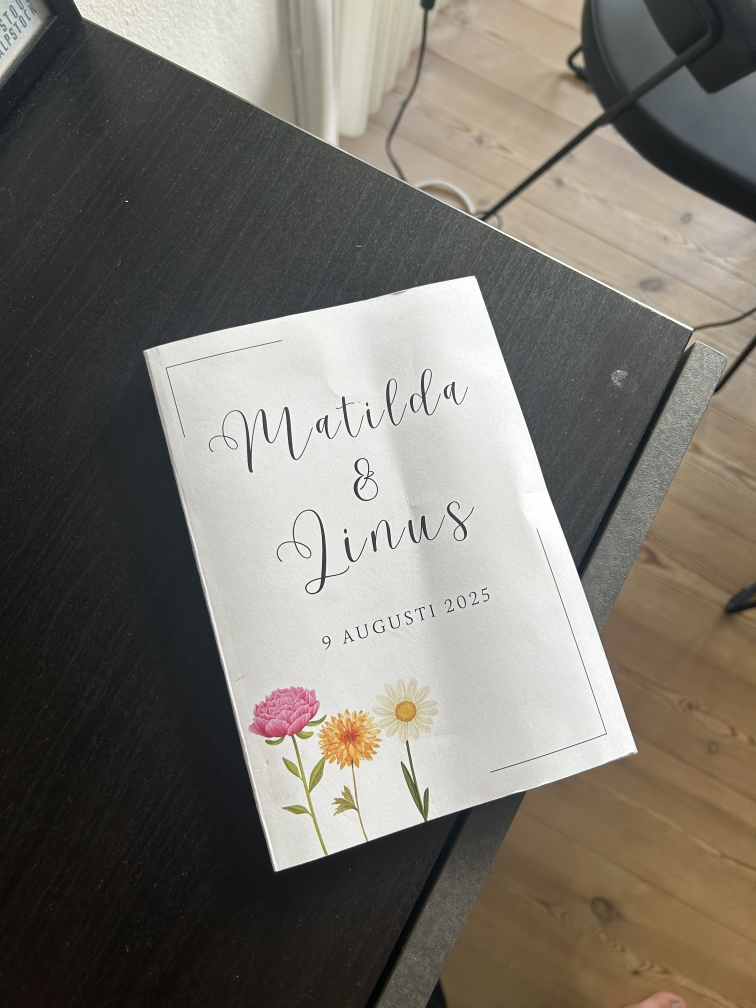
#> input picture test_image.jpg, 3024 x 4032 px (shown at 1/4 size)
$ python main.py --image test_image.jpg
#> lines starting #> are read from the running program, lines starting #| are printed output that depends on the picture; after the words box and inside, x2 and y2 are one past the last pixel; in counts of white or black regions, pixels touching at a corner belong together
### transform.py
import numpy as np
import cv2

def order_points(pts):
    rectangle = np.zeros((4, 2), dtype="float32")

    sum_points = pts.sum(axis = 1)
    diff_points = np.diff(pts, axis=1)

    rectangle[0] = pts[np.argmin(sum_points)]
    rectangle[1] = pts[np.argmin(diff_points)]
    rectangle[2] = pts[np.argmax(sum_points)]
    rectangle[3] = pts[np.argmax(diff_points)]

    return rectangle

def four_point_transform(image, pts):
    rectangle = order_points(pts)
    (tl, tr, br ,bl) = rectangle

    widthA = np.sqrt(((br[0] - bl[0]) ** 2) + ((br[1] - bl[1]) ** 2))
    widthB = np.sqrt(((tr[0] - tl[0]) ** 2) + ((tr[1] - tl[1]) ** 2))
    maxWidth = max(int(widthA), int(widthB))

    heightA = np.sqrt(((tr[0] - br[0]) ** 2) + ((tr[1] - br[1]) ** 2))
    heightB = np.sqrt(((tl[0] - bl[0]) ** 2) + ((tl[1] - bl[1]) ** 2))
    maxHeight = max(int(heightA), int(heightB))

    dst = np.array([
		[0, 0],
		[maxWidth - 1, 0],
		[maxWidth - 1, maxHeight - 1],
		[0, maxHeight - 1]], dtype = "float32")

    transform_matrix = cv2.getPerspectiveTransform(rectangle, dst)
    warped = cv2.warpPerspective(image, transform_matrix, (maxWidth, maxHeight))

    return warped

### main.py
# imports
import numpy as np
import argparse
import cv2
import imutils
from skimage.filters import threshold_local
from transform import *

NEW_IMAGE_SIZE = 500
EPS_FACTORS = [0.02, 0.03, 0.04, 0.05]
DOCUMENT_NBR_POINTS = 4

# enabling CLI argument, no hardcoded paths needed
ap = argparse.ArgumentParser()
ap.add_argument("-i", "--image", required = True,
	help = "Path to the image to be scanned")
args = vars(ap.parse_args())

# load image, clone, compute ratio and resize
image = cv2.imread(args["image"])
#> image is the input picture: shape (4032, 3024, 3); mean B, G, R 107.4, 115.6, 120
if image is None:
    raise FileNotFoundError(f"Could not load image: {args['image']}")
original = image.copy()
ratio = image.shape[0] / float(NEW_IMAGE_SIZE)
#> ratio = 8.06
image = imutils.resize(image, height=NEW_IMAGE_SIZE)
#> image: shape (500, 375, 3)

# convert to grayscale, Gaussian Blur, Canny-Edge Detection
gray_image = cv2.cvtColor(image, cv2.COLOR_BGR2GRAY)
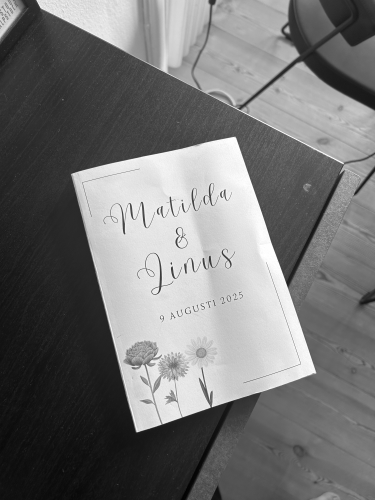
#> gray_image: shape (500, 375); min 2, max 255, mean 116
gray_image = cv2.GaussianBlur(gray_image, (5,5), 0)
edge_image = cv2.Canny(gray_image, 75, 200)
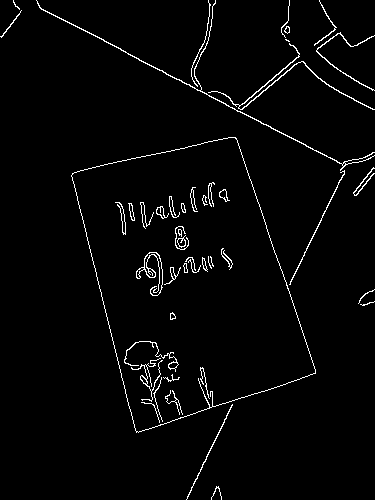
#> edge_image: shape (500, 375); 2.5% white in thin lines or dots

# find all contours based on copy of edge_image, take the 5 largest based on area
contours = cv2.findContours(edge_image.copy(), cv2.RETR_LIST, cv2.CHAIN_APPROX_SIMPLE)
#> contours = 64 contours, 29 with area under 20; largest, box (x1, y1, x2, y2) and area: (71, 137, 316, 433) 46432, (71, 137, 316, 433) 46418, (36, 0, 375, 171) 189, (208, 43, 375, 110) 160, (136, 252, 163, 296) 77
contours = imutils.grab_contours(contours)
contours = sorted(contours, key=cv2.contourArea, reverse=True)[:5]
#> contours = 5 contours; box (x1, y1, x2, y2) and area: (71, 137, 316, 433) 46432, (71, 137, 316, 433) 46418, (36, 0, 375, 171) 189, (208, 43, 375, 110) 160, (136, 252, 163, 296) 77

document_contour = None

for c in contours:
    for eps in EPS_FACTORS:
        perimeter = cv2.arcLength(c, True)
        approx = cv2.approxPolyDP(c, eps*perimeter, True)

        if len(approx) == DOCUMENT_NBR_POINTS:
            document_contour = approx
            break

    if document_contour is not None:
        break
#> this loop made 1 pass

cv2.drawContours(image, [document_contour], -1, (0, 0, 255), 2)
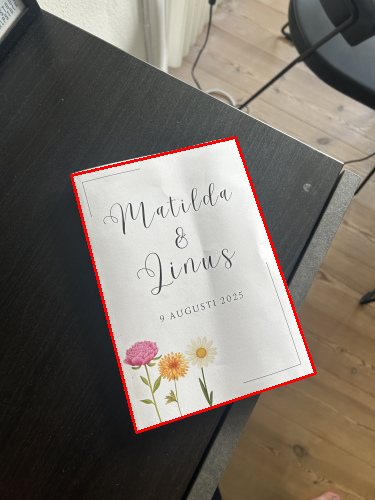
#> image: shape (500, 375, 3); mean B, G, R 105.1, 113.3, 120.9

warped_image = four_point_transform(original, document_contour.reshape(4, 2)*ratio)
#> in order_points, `sum_points = pts.sum(axis = 1)`: sum_points = [2999.8, 1983.7, 4580.4, 5548]
#> in order_points, `diff_points = np.diff(pts, axis=1)`: diff_points = [-790.3, 838.7, 2386.9, 467.7]
#> in four_point_transform, `rectangle = order_points(pts)`: rectangle = [[572.5, 1411.2], [1895, 1104.8], [2540.2, 3007.9], [1096.7, 3483.6]]
#> in four_point_transform, `(tl, tr, br ,bl) = rectangle`: tl = [572.5, 1411.2]; tr = [1895, 1104.8]; br = [2540.2, 3007.9]; bl = [1096.7, 3483.6]
#> in four_point_transform, `widthA = np.sqrt(((br[0] - bl[0]) ** 2) + ((br[1] - bl[1]) ** 2))`: widthA = 1519.8
#> in four_point_transform, `widthB = np.sqrt(((tr[0] - tl[0]) ** 2) + ((tr[1] - tl[1]) ** 2))`: widthB = 1357.5
#> in four_point_transform, `maxWidth = max(int(widthA), int(widthB))`: maxWidth = 1519
#> in four_point_transform, `heightA = np.sqrt(((tr[0] - br[0]) ** 2) + ((tr[1] - br[1]) ** 2))`: heightA = 2009.5
#> in four_point_transform, `heightB = np.sqrt(((tl[0] - bl[0]) ** 2) + ((tl[1] - bl[1]) ** 2))`: heightB = 2137.7
#> in four_point_transform, `maxHeight = max(int(heightA), int(heightB))`: maxHeight = 2137
#> in four_point_transform, `dst = np.array([ [0, 0], [maxWidth - 1, 0], [maxWidth - 1, maxHeight -..`: dst = [[0, 0], [1518, 0], [1518, 2136], [0, 2136]]
#> in four_point_transform, `transform_matrix = cv2.getPerspectiveTransform(rectangle, dst)`: transform_matrix = [[1.11, -0.281, -239.2], [0.276, 1.19, -1836.4], [-3.04e-05, 7.32e-05, 1]]
#> in four_point_transform, `warped = cv2.warpPerspective(image, transform_matrix, (maxWidth, maxHe..`:
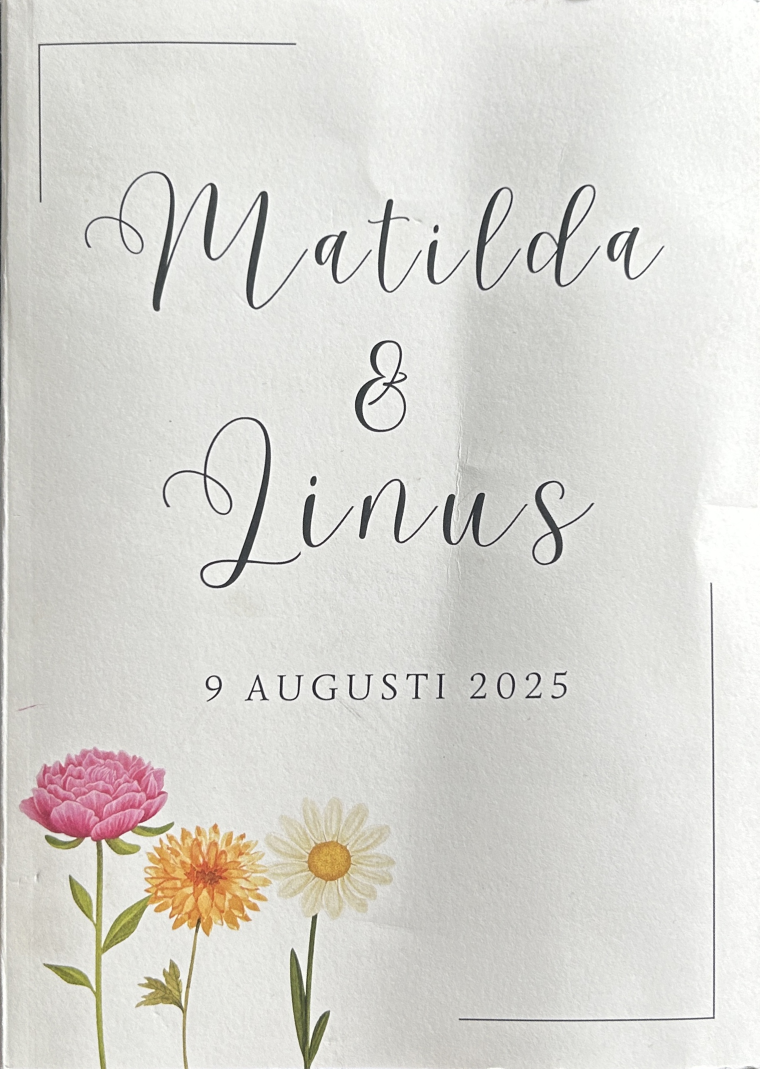
#> warped: shape (2137, 1519, 3) (shown at 1/2 size); mean B, G, R 210.8, 216.1, 217.4
warped_image = cv2.cvtColor(warped_image, cv2.COLOR_BGR2GRAY)
threshold = threshold_local(warped_image, 11, offset=10, method="gaussian")
warped_image = (warped_image > threshold).astype("uint8")*255
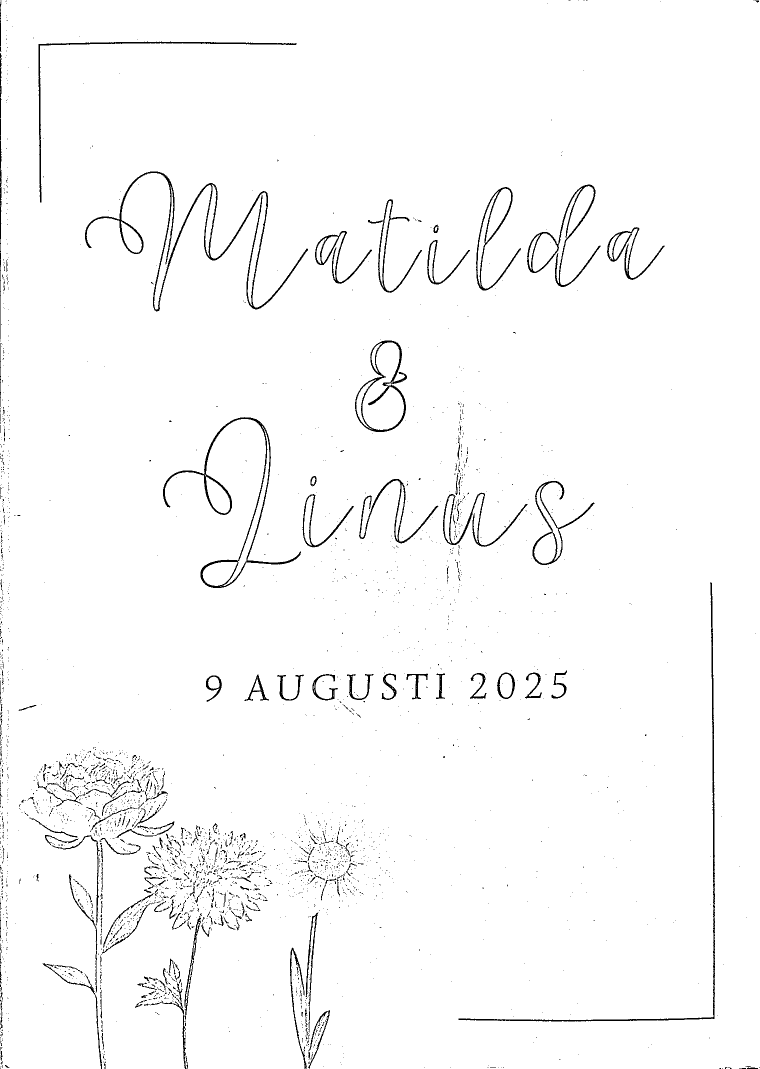
#> warped_image: shape (2137, 1519) (shown at 1/2 size); 97.8% white; black in thin lines or dots

cv2.imshow("Original", imutils.resize(original, height=650))
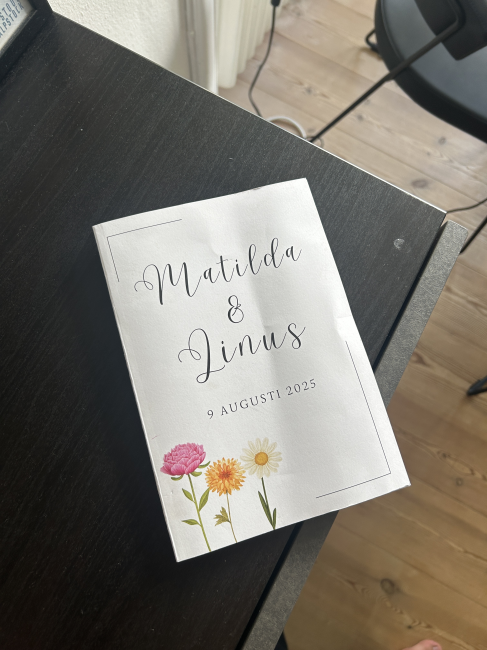
#> window 'Original': shape (650, 487, 3); mean B, G, R 107.4, 115.6, 120
cv2.imshow("Scanned", imutils.resize(warped_image, height=650))
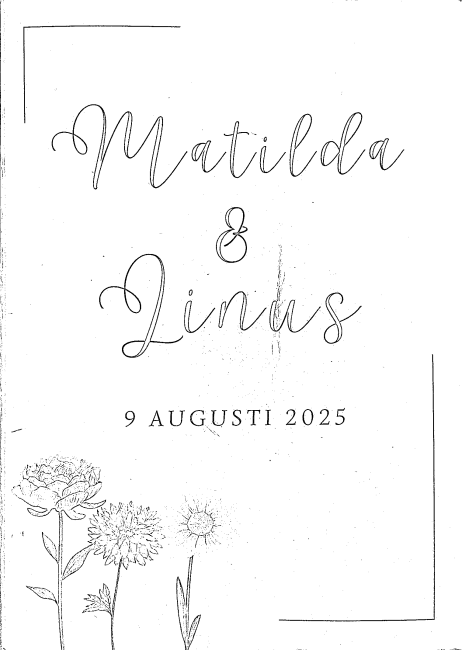
#> window 'Scanned': shape (650, 462); min 0, max 255, mean 249.4

cv2.waitKey(0)
cv2.destroyAllWindows()
